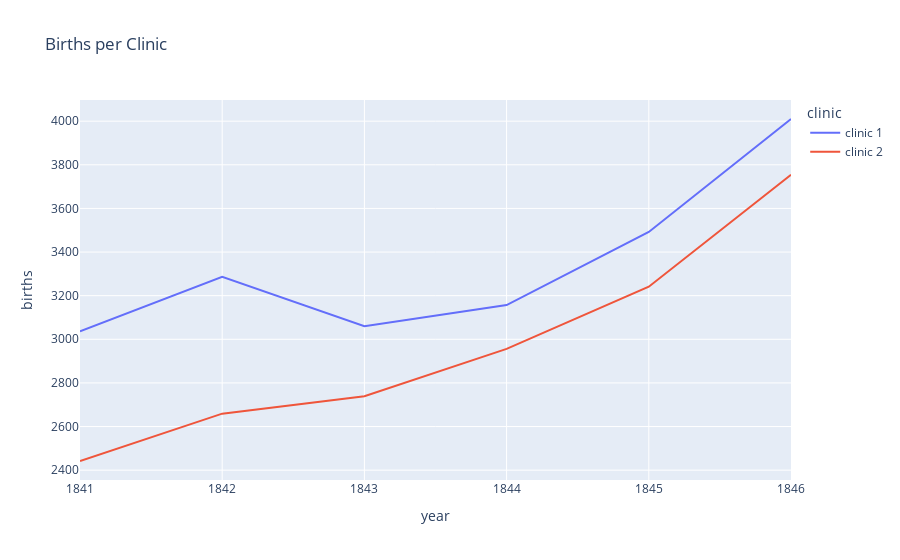

Write notebook code for a chart like this one.
### Code cell
# those two blocks are in px instead of matplotlib plt
line = px.line(df_yearly, x='year', y='births', color='clinic', title='Births per Clinic')

line.show()

### Figure 1 — Plotly figure (JSON) as saved in the notebook; plotly's stock layout.template omitted (floating-point values rounded to 4 significant figures)
{"data": [{"hovertemplate": "clinic=clinic 1<br>year=%{x}<br>births=%{y}<extra></extra>", "legendgroup": "clinic 1", "line": {"color": "#636efa", "dash": "solid"}, "marker": {"symbol": "circle"}, "mode": "lines", "name": "clinic 1", "orientation": "v", "showlegend": true, "type": "scatter", "x": [1841, 1842, 1843, 1844, 1845, 1846], "xaxis": "x", "y": [3036, 3287, 3060, 3157, 3492, 4010], "yaxis": "y"}, {"hovertemplate": "clinic=clinic 2<br>year=%{x}<br>births=%{y}<extra></extra>", "legendgroup": "clinic 2", "line": {"color": "#EF553B", "dash": "solid"}, "marker": {"symbol": "circle"}, "mode": "lines", "name": "clinic 2", "orientation": "v", "showlegend": true, "type": "scatter", "x": [1841, 1842, 1843, 1844, 1845, 1846], "xaxis": "x", "y": [2442, 2659, 2739, 2956, 3241, 3754], "yaxis": "y"}], "layout": {"legend": {"title": {"text": "clinic"}, "tracegroupgap": 0}, "title": {"text": "Births per Clinic"}, "xaxis": {"anchor": "y", "domain": [0, 1], "title": {"text": "year"}}, "yaxis": {"anchor": "x", "domain": [0, 1], "title": {"text": "births"}}}}
